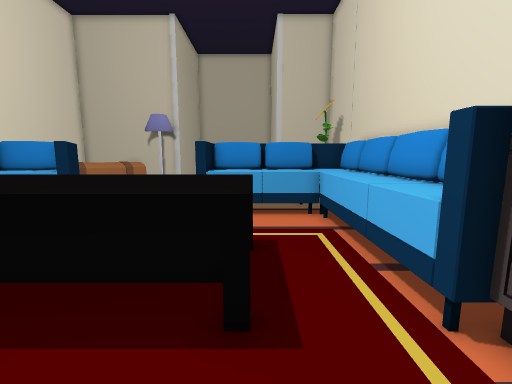
[1] (above)

23 first-person views from a walk through a 3-D level made in the Unity game engine. The camera is 1.5 m above the floor, tilts 8° down and sees 90° across. The floor is counted in squares, 0.54 m on a side. Each view is taken from the middle of a square. On the plan, view 1 faces up. The plan holds only what a view shows up to about 19 squares ahead; the rest is blank. The place goes on beyond the plan. The player is left out.

[2]
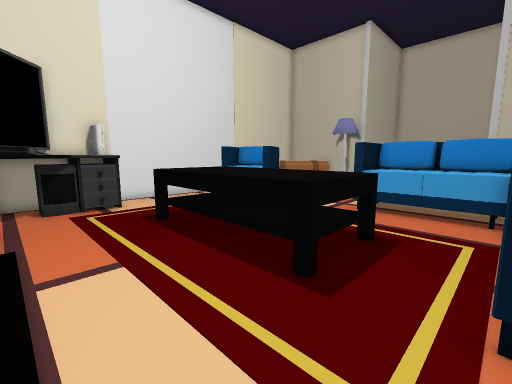

[3]
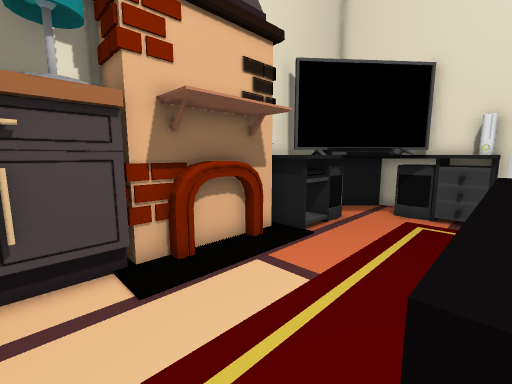

[4]
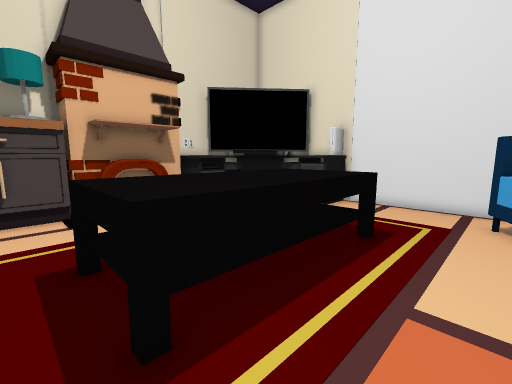

[5]
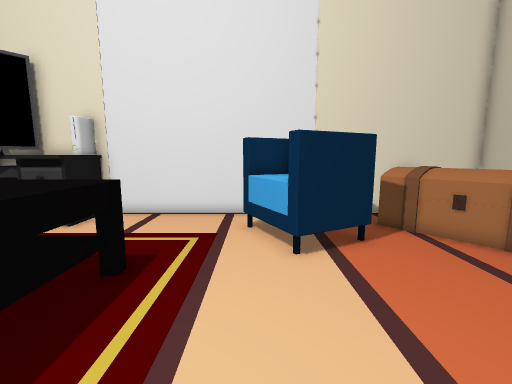

[6]
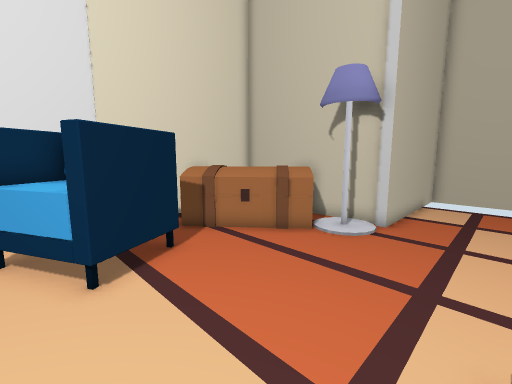

[7]
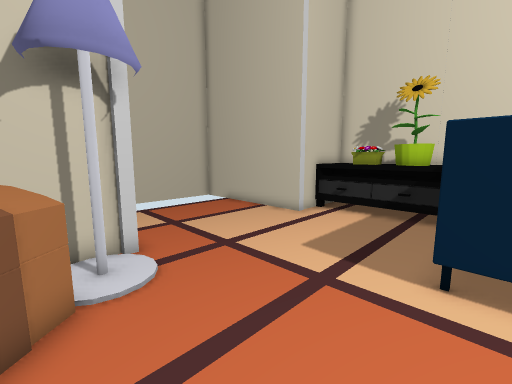

[8]
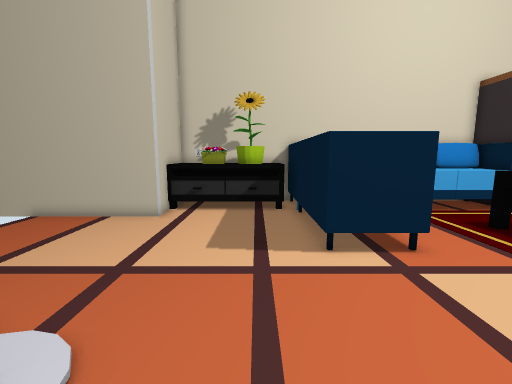

[9]
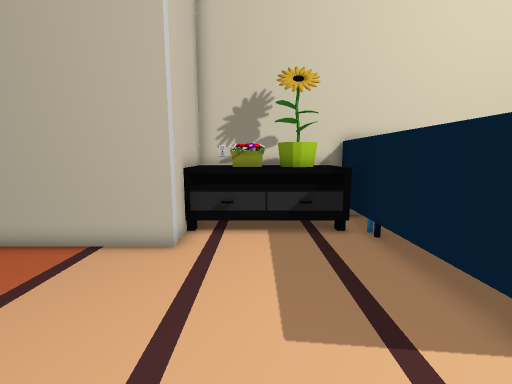

[10]
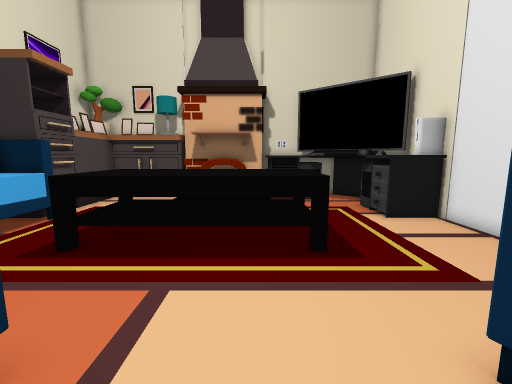

[11]
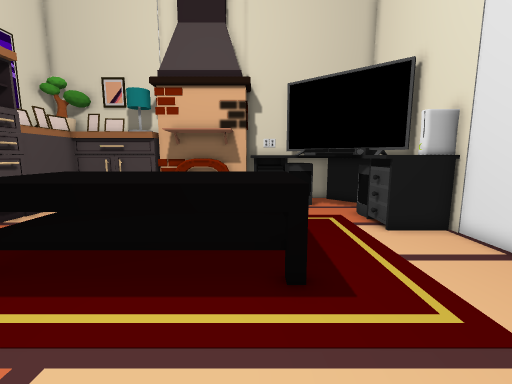

[12]
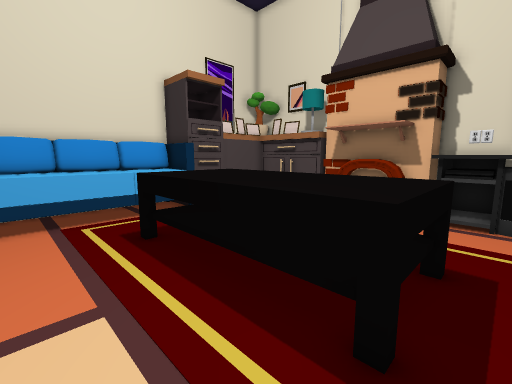

[13]
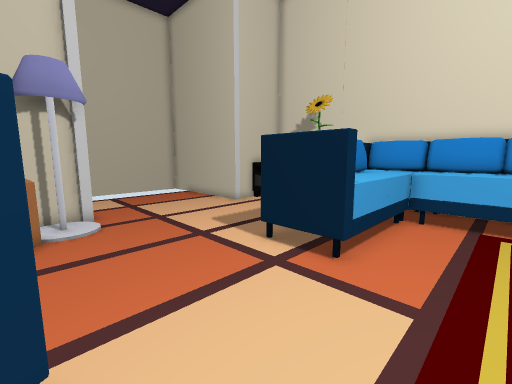

[14]
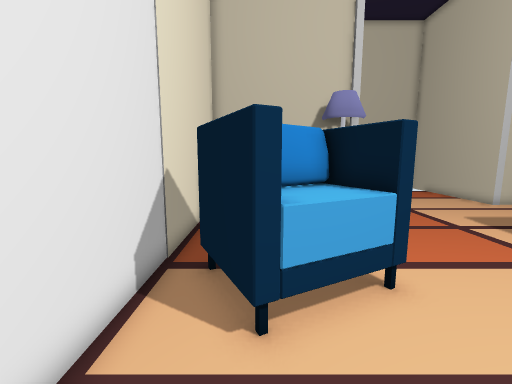

[15]
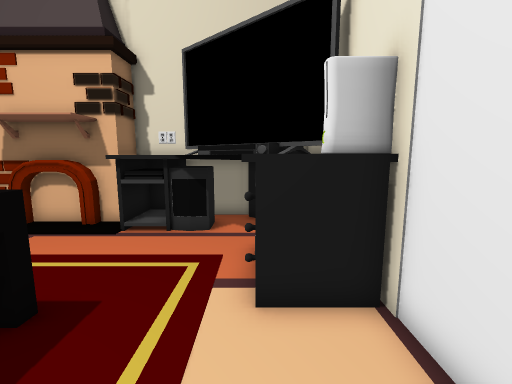

[16]
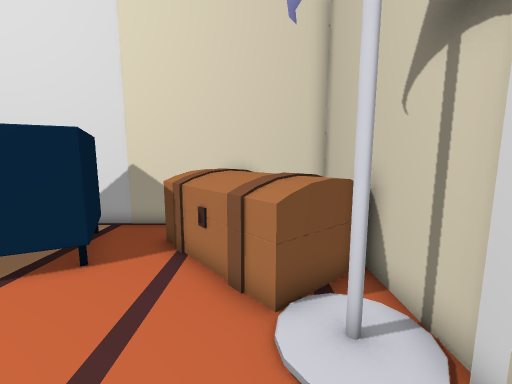

[17]
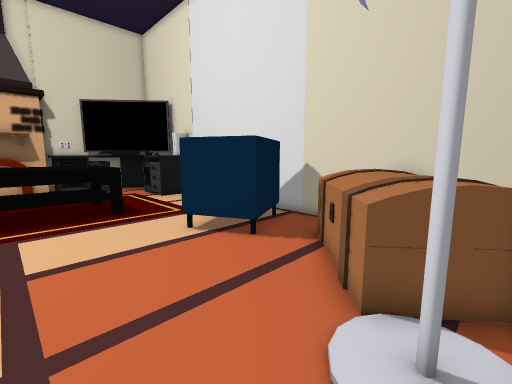

[18]
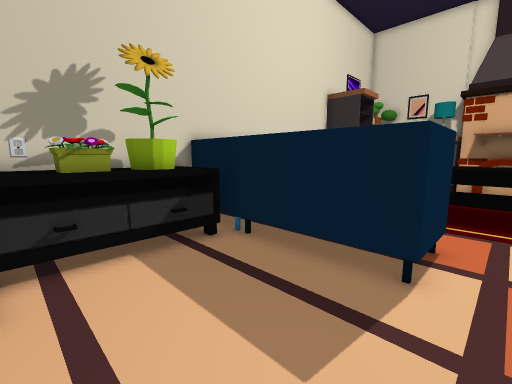

[19]
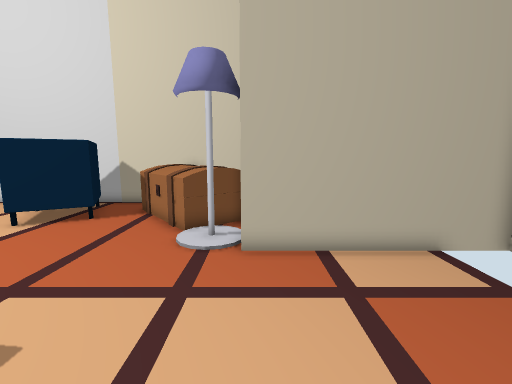

[20]
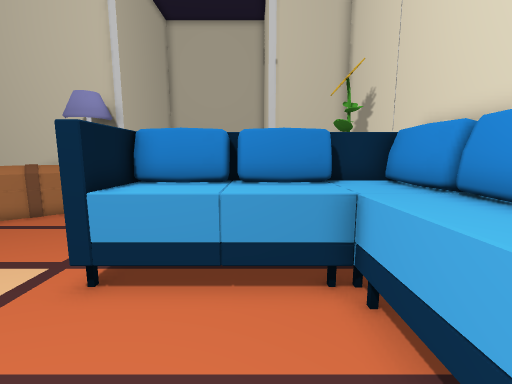

[21]
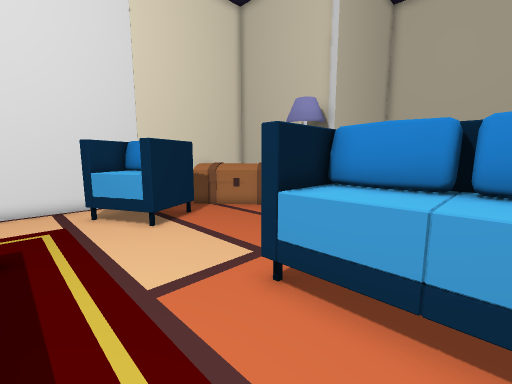

[22]
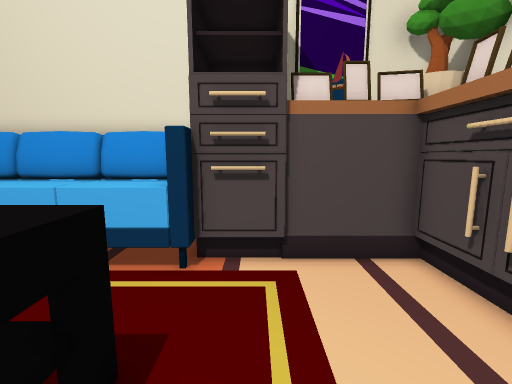

[23]
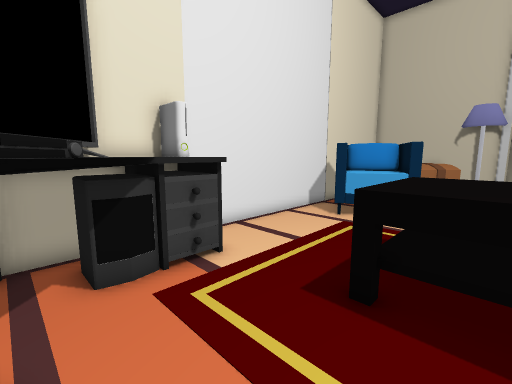

### Floor plan
Key: @ floor where view 1 was taken; # wall or solid block; . floor; O other object.
Columns run from 15 left of view 1 to 6 right of it. Each row starts with its distance up from view 1.
 28          #       #
 27          #.......#
 26          #.......#
 25          #.......#
 24          #.......#
 23          #.......#
 22  #########.......#####
 21 #   OOOO#........ O  O
 20 #    OOOO.........O  O
 19 # OOOOOO..........O  O
 18 #O OOOO...........O  O
 17 ##OOO.............O  O
 16 ##.O..............O  O
 15 ##..OO......OOOOOOOOO#
 14 ##.OOO......OOOOOOOOO
 13 # OOOOO.....OOOOOOOOO
 12 # OOOOO.....OOOOOOOOOO
 11 # .OOO............OOO
 10 # ................OOO
  9 # ... .           OOOO
  8 # ...  OOOOOOOOO. OOO
  7 # ...   OO   OOO. OOO
  6 # ...             OOO
  5 # ...       OOOO  OOO
  4 #OOO.      OOOOO. OOO
  3 #OOO.             OO
  2 #OOO.       .     OO
  1 #OOO ..............O
  0 #OO OO.........@...O
 -1 #O OOOOOO..........O
 -2 #OO OO OOOOOOOOOOOOO
 -3  OOO OOOOOOOOOOOOOOO
 -4  ########O    #

Positions as (right, up) in squares from view 1, and headings:
1: (0, 0), facing up
2: (3, -1), facing up-left
3: (1, 4), facing down-left
4: (1, 11), facing down-left
5: (-2, 11), facing left
6: (-3, 11), facing up-left
7: (-9, 14), facing up-right
8: (-10, 17), facing right
9: (-6, 19), facing right
10: (-6, 15), facing down
11: (-7, 13), facing down
12: (-9, 11), facing down-right
13: (-9, 9), facing up-right
14: (-12, 7), facing up
15: (-12, 8), facing down
16: (-4, 19), facing left
17: (-4, 21), facing down-left
18: (-4, 21), facing down-right
19: (1, 22), facing left
20: (1, 7), facing up
21: (1, 8), facing up-left
22: (-3, 2), facing right
23: (-6, -1), facing up-left
